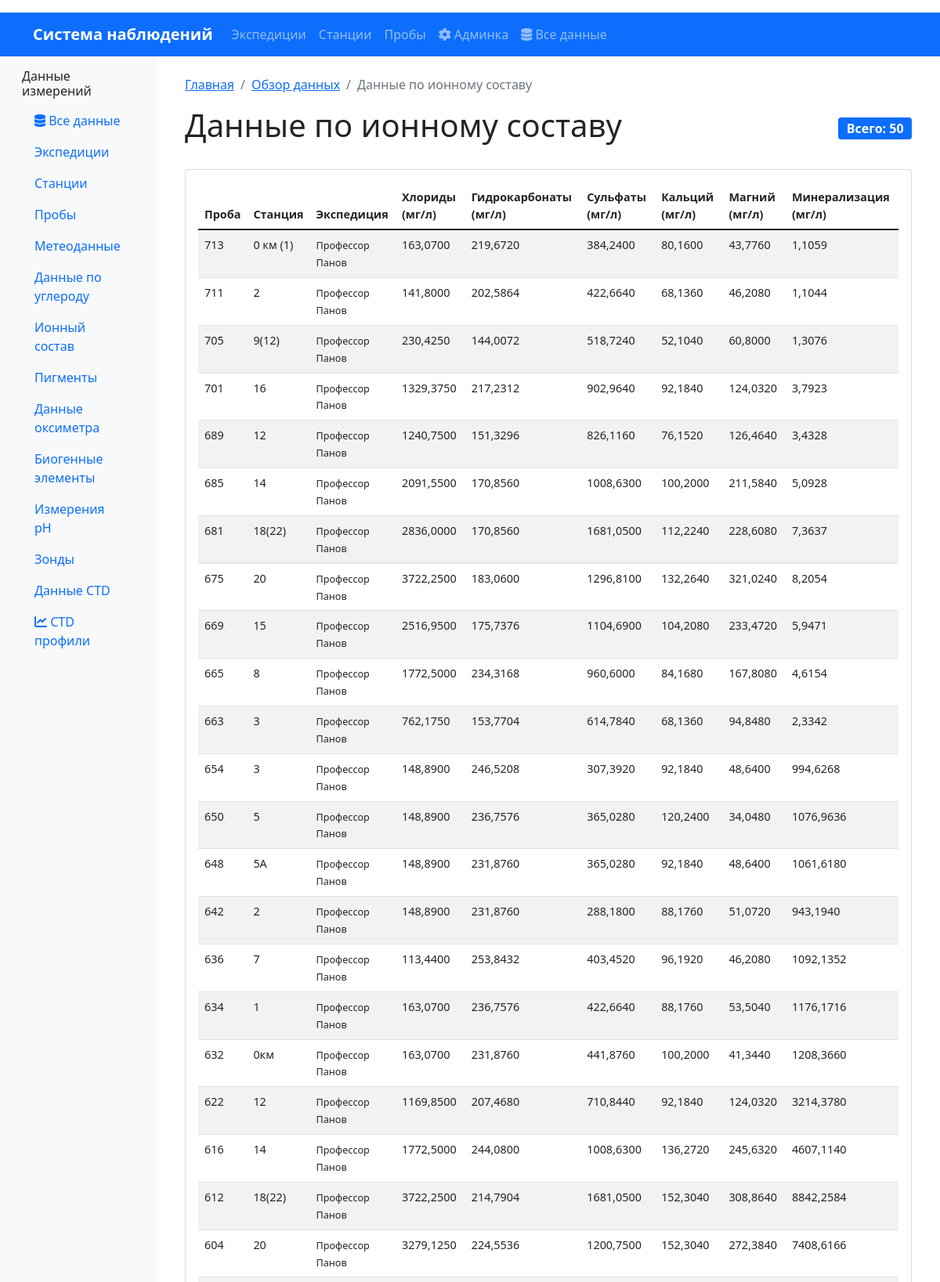
/data/ionic/ (upper part), run on the app's committed database.
### oceanography/models.py (models this page shows, shortened)
class IonicCompositionData(models.Model):
    ionic_data_id = models.AutoField(primary_key=True)
    sample = models.ForeignKey(Sample, on_delete=models.CASCADE, verbose_name="Проба", related_name='ionic_data')
    cl_meq_l = models.DecimalField(max_digits=8, decimal_places=4, null=True, blank=True, verbose_name="Хлориды (мг-экв/л)")
    cl_mg_l = models.DecimalField(max_digits=8, decimal_places=4, null=True, blank=True, verbose_name="Хлориды (мг/л)")
    hco3_meq_l = models.DecimalField(max_digits=8, decimal_places=4, null=True, blank=True, verbose_name="Гидрокарбонаты (мг-экв/л)")
    hco3_mg_l = models.DecimalField(max_digits=8, decimal_places=4, null=True, blank=True, verbose_name="Гидрокарбонаты (мг/л)")
    so4_meq_l = models.DecimalField(max_digits=8, decimal_places=4, null=True, blank=True, verbose_name="Сульфаты (мг-экв/л)")
    so4_mg_l = models.DecimalField(max_digits=8, decimal_places=4, null=True, blank=True, verbose_name="Сульфаты (мг/л)")
    hardness_meq_l = models.DecimalField(max_digits=8, decimal_places=4, null=True, blank=True, verbose_name="Жесткость (мг-экв/л)")
    ca_meq_l = models.DecimalField(max_digits=8, decimal_places=4, null=True, blank=True, verbose_name="Кальций (мг-экв/л)")
    ca_mg_l = models.DecimalField(max_digits=8, decimal_places=4, null=True, blank=True, verbose_name="Кальций (мг/л)")
    mg_meq_l = models.DecimalField(max_digits=8, decimal_places=4, null=True, blank=True, verbose_name="Магний (мг-экв/л)")
    mg_mg_l = models.DecimalField(max_digits=8, decimal_places=4, null=True, blank=True, verbose_name="Магний (мг/л)")
    na_k_meq_l = models.DecimalField(max_digits=8, decimal_places=4, null=True, blank=True, verbose_name="Натрий+Калий (мг-экв/л)")
    na_k_mg_l = models.DecimalField(max_digits=8, decimal_places=4, null=True, blank=True, verbose_name="Натрий+Калий (мг/л)")
    mineralization_mg_l = models.DecimalField(max_digits=8, decimal_places=4, null=True, blank=True, verbose_name="Общая минерализация (мг/л)")
    class Meta:
        db_table = 'ionic_composition_data'
        verbose_name = "Данные по ионному составу"
        verbose_name_plural = "Данные по ионному составу"

class Sample(models.Model):
    sample_id = models.AutoField(primary_key=True)
    station = models.ForeignKey(Station, on_delete=models.CASCADE, verbose_name="Станция", related_name='samples')
    datetime = models.DateTimeField(verbose_name="Дата и время отбора пробы")
    sampling_depth = models.CharField(max_length=50, verbose_name="Горизонт отбора")
    comment = models.TextField(blank=True, verbose_name="Комментарии")
    class Meta:
        db_table = 'samples'
        verbose_name = "Проба"
        verbose_name_plural = "Пробы"
        indexes = [
            models.Index(fields=['station', 'datetime']),
            models.Index(fields=['datetime']),
            models.Index(fields=['sampling_depth']),
        ]
        ordering = ['station__expedition', 'station', 'datetime']

class Station(models.Model):
    station_id = models.AutoField(primary_key=True)
    expedition = models.ForeignKey(Expedition, on_delete=models.CASCADE, verbose_name="Экспедиция", related_name='stations')
    station_name = models.CharField(max_length=200, verbose_name="Название станции")
    datetime = models.DateTimeField(verbose_name="Дата и время станции")  # НОВОЕ ПОЛЕ
    latitude = models.DecimalField(max_digits=9, decimal_places=6, verbose_name="Широта")
    longitude = models.DecimalField(max_digits=9, decimal_places=6, verbose_name="Долгота")
    bottom_depth = models.DecimalField(max_digits=7, decimal_places=2, null=True, blank=True, verbose_name="Глубина дна (м)")
    secchi_depth = models.DecimalField(max_digits=5, decimal_places=2, null=True, blank=True, verbose_name="Прозрачность по диску Секки (м)")
    class Meta:
        db_table = 'stations'
        verbose_name = "Станция"
        verbose_name_plural = "Станции"
        indexes = [
            models.Index(fields=['expedition', 'datetime']),
            models.Index(fields=['latitude', 'longitude']),
            models.Index(fields=['datetime']),
        ]
        unique_together = ['expedition', 'datetime']
        ordering = ['expedition', 'datetime']

class Expedition(models.Model):
    expedition_id = models.AutoField(primary_key=True)
    start_date = models.DateField(verbose_name="Дата начала экспедиции")
    end_date = models.DateField(verbose_name="Дата окончания экспедиции")
    platform = models.CharField(max_length=200, verbose_name="Название судна/платформы")
    area = models.CharField(max_length=300, verbose_name="Район работ")
    class Meta:
        db_table = 'expeditions'
        verbose_name = "Экспедиция"
        verbose_name_plural = "Экспедиции"
        indexes = [
            models.Index(fields=['start_date']),
            models.Index(fields=['platform']),
            models.Index(fields=['area']),
        ]
        ordering = ['-start_date']

### oceanography/views.py (the view)
# urls.py: path('data/ionic/', IonicDataView.as_view(), name='data_ionic'),
class IonicDataView(ListView):
    model = IonicCompositionData
    template_name = 'oceanography/data_ionic.html'
    context_object_name = 'ionic_data'
    paginate_by = 50
    def get_queryset(self):
        return IonicCompositionData.objects.select_related(
            'sample', 'sample__station', 'sample__station__expedition'
        ).order_by('-sample__datetime')
    def get_context_data(self, **kwargs):
        context = super().get_context_data(**kwargs)
        context['breadcrumbs'] = [
            {'url': reverse('oceanography:home'), 'name': 'Главная'},
            {'url': reverse('oceanography:data_overview'), 'name': 'Обзор данных'},
            {'url': '', 'name': 'Данные по ионному составу'}
        ]
        return context

### oceanography/templates/oceanography/data_ionic.html (shortened to what this page needs)
{% extends 'base.html' %}
{% load humanize %}
{% block content %}
    {% include 'include/_breadcrumbs.html' %}
    <div class="d-flex justify-content-between align-items-center mb-4">
        <h1>Данные по ионному составу</h1>
        <span class="badge bg-primary fs-6">Всего: {{ ionic_data.count|intcomma }}</span>
    </div>
    <div class="card">
        <div class="card-body">
            <div class="table-responsive">
                <table class="table table-striped table-hover data-table">
                    <thead>
                        <tr>
                            <th>Проба</th>
                            <th>Станция</th>
                            <th>Экспедиция</th>
                            <th>Хлориды (мг/л)</th>
                            <th>Гидрокарбонаты (мг/л)</th>
                            <th>Сульфаты (мг/л)</th>
                            <th>Кальций (мг/л)</th>
                            <th>Магний (мг/л)</th>
                            <th>Минерализация (мг/л)</th>
                        </tr>
                    </thead>
                    <tbody>
                        {% for ionic in ionic_data %}
                        <tr>
                            <td>{{ ionic.sample.sample_id }}</td>
                            <td>{{ ionic.sample.station.station_name }}</td>
                            <td>
                                <small>{{ ionic.sample.station.expedition.platform }}</small>
                            </td>
                            <td>
                                {% if ionic.cl_mg_l %}
                                    {{ ionic.cl_mg_l|floatformat:4 }}
                                {% else %}
                                    <span class="text-muted">—</span>
                                {% endif %}
                            </td>
                            <td>
                                {% if ionic.hco3_mg_l %}
                                    {{ ionic.hco3_mg_l|floatformat:4 }}
                                {% else %}
                                    <span class="text-muted">—</span>
                                {% endif %}
                            </td>
                            <td>
                                {% if ionic.so4_mg_l %}
                                    {{ ionic.so4_mg_l|floatformat:4 }}
                                {% else %}
                                    <span class="text-muted">—</span>
                                {% endif %}
                            </td>
                            <td>
                                {% if ionic.ca_mg_l %}
                                    {{ ionic.ca_mg_l|floatformat:4 }}
                                {% else %}
                                    <span class="text-muted">—</span>
                                {% endif %}
                            </td>
                            <td>
                                {% if ionic.mg_mg_l %}
                                    {{ ionic.mg_mg_l|floatformat:4 }}
                                {% else %}
                                    <span class="text-muted">—</span>
                                {% endif %}
                            </td>
                            <td>
                                {% if ionic.mineralization_mg_l %}
                                    {{ ionic.mineralization_mg_l|floatformat:4 }}
                                {% else %}
                                    <span class="text-muted">—</span>
                                {% endif %}
                            </td>
                        </tr>
                        {% empty %}
                        <tr>
                            <td colspan="9" class="text-center text-muted py-4">
                                Данные по ионному составу не найдены
                            </td>
                        </tr>
                        {% endfor %}
                    </tbody>
                </table>
            </div>
        </div>
    </div>
{% endblock %}

### oceanography/templates/base.html (style rules this page uses)
.data-table { font-size: 0.9rem; }
.card { transition: transform 0.2s; }

### data on the page
IonicCompositionData: sample.sample_id "713", sample.station.station_name "0 км (1)", sample.station.expedition.platform "Профессор Панов", cl_mg_l "163,0700", hco3_mg_l "219,6720", so4_mg_l "384,2400", ca_mg_l "80,1600", mg_mg_l "43,7760", mineralization_mg_l "1,1059"
IonicCompositionData: sample.sample_id "711", sample.station.station_name "2", sample.station.expedition.platform "Профессор Панов", cl_mg_l "141,8000", hco3_mg_l "202,5864", so4_mg_l "422,6640", ca_mg_l "68,1360", mg_mg_l "46,2080", mineralization_mg_l "1,1044"
IonicCompositionData: sample.sample_id "705", sample.station.station_name "9(12)", sample.station.expedition.platform "Профессор Панов", cl_mg_l "230,4250", hco3_mg_l "144,0072", so4_mg_l "518,7240", ca_mg_l "52,1040", mg_mg_l "60,8000", mineralization_mg_l "1,3076"
IonicCompositionData: sample.sample_id "701", sample.station.station_name "16", sample.station.expedition.platform "Профессор Панов", cl_mg_l "1329,3750", hco3_mg_l "217,2312", so4_mg_l "902,9640", ca_mg_l "92,1840", mg_mg_l "124,0320", mineralization_mg_l "3,7923"
IonicCompositionData: sample.sample_id "689", sample.station.station_name "12", sample.station.expedition.platform "Профессор Панов", cl_mg_l "1240,7500", hco3_mg_l "151,3296", so4_mg_l "826,1160", ca_mg_l "76,1520", mg_mg_l "126,4640", mineralization_mg_l "3,4328"
IonicCompositionData: sample.sample_id "685", sample.station.station_name "14", sample.station.expedition.platform "Профессор Панов", cl_mg_l "2091,5500", hco3_mg_l "170,8560", so4_mg_l "1008,6300", ca_mg_l "100,2000", mg_mg_l "211,5840", mineralization_mg_l "5,0928"
IonicCompositionData: sample.sample_id "681", sample.station.station_name "18(22)", sample.station.expedition.platform "Профессор Панов", cl_mg_l "2836,0000", hco3_mg_l "170,8560", so4_mg_l "1681,0500", ca_mg_l "112,2240", mg_mg_l "228,6080", mineralization_mg_l "7,3637"
IonicCompositionData: sample.sample_id "675", sample.station.station_name "20", sample.station.expedition.platform "Профессор Панов", cl_mg_l "3722,2500", hco3_mg_l "183,0600", so4_mg_l "1296,8100", ca_mg_l "132,2640", mg_mg_l "321,0240", mineralization_mg_l "8,2054"
IonicCompositionData: sample.sample_id "669", sample.station.station_name "15", sample.station.expedition.platform "Профессор Панов", cl_mg_l "2516,9500", hco3_mg_l "175,7376", so4_mg_l "1104,6900", ca_mg_l "104,2080", mg_mg_l "233,4720", mineralization_mg_l "5,9471"
IonicCompositionData: sample.sample_id "665", sample.station.station_name "8", sample.station.expedition.platform "Профессор Панов", cl_mg_l "1772,5000", hco3_mg_l "234,3168", so4_mg_l "960,6000", ca_mg_l "84,1680", mg_mg_l "167,8080", mineralization_mg_l "4,6154"
IonicCompositionData: sample.sample_id "663", sample.station.station_name "3", sample.station.expedition.platform "Профессор Панов", cl_mg_l "762,1750", hco3_mg_l "153,7704", so4_mg_l "614,7840", ca_mg_l "68,1360", mg_mg_l "94,8480", mineralization_mg_l "2,3342"
IonicCompositionData: sample.sample_id "654", sample.station.station_name "3", sample.station.expedition.platform "Профессор Панов", cl_mg_l "148,8900", hco3_mg_l "246,5208", so4_mg_l "307,3920", ca_mg_l "92,1840", mg_mg_l "48,6400", mineralization_mg_l "994,6268"
IonicCompositionData: sample.sample_id "650", sample.station.station_name "5", sample.station.expedition.platform "Профессор Панов", cl_mg_l "148,8900", hco3_mg_l "236,7576", so4_mg_l "365,0280", ca_mg_l "120,2400", mg_mg_l "34,0480", mineralization_mg_l "1076,9636"
IonicCompositionData: sample.sample_id "648", sample.station.station_name "5А", sample.station.expedition.platform "Профессор Панов", cl_mg_l "148,8900", hco3_mg_l "231,8760", so4_mg_l "365,0280", ca_mg_l "92,1840", mg_mg_l "48,6400", mineralization_mg_l "1061,6180"
IonicCompositionData: sample.sample_id "642", sample.station.station_name "2", sample.station.expedition.platform "Профессор Панов", cl_mg_l "148,8900", hco3_mg_l "231,8760", so4_mg_l "288,1800", ca_mg_l "88,1760", mg_mg_l "51,0720", mineralization_mg_l "943,1940"
IonicCompositionData: sample.sample_id "636", sample.station.station_name "7", sample.station.expedition.platform "Профессор Панов", cl_mg_l "113,4400", hco3_mg_l "253,8432", so4_mg_l "403,4520", ca_mg_l "96,1920", mg_mg_l "46,2080", mineralization_mg_l "1092,1352"
IonicCompositionData: sample.sample_id "634", sample.station.station_name "1", sample.station.expedition.platform "Профессор Панов", cl_mg_l "163,0700", hco3_mg_l "236,7576", so4_mg_l "422,6640", ca_mg_l "88,1760", mg_mg_l "53,5040", mineralization_mg_l "1176,1716"
IonicCompositionData: sample.sample_id "632", sample.station.station_name "0км", sample.station.expedition.platform "Профессор Панов", cl_mg_l "163,0700", hco3_mg_l "231,8760", so4_mg_l "441,8760", ca_mg_l "100,2000", mg_mg_l "41,3440", mineralization_mg_l "1208,3660"
IonicCompositionData: sample.sample_id "622", sample.station.station_name "12", sample.station.expedition.platform "Профессор Панов", cl_mg_l "1169,8500", hco3_mg_l "207,4680", so4_mg_l "710,8440", ca_mg_l "92,1840", mg_mg_l "124,0320", mineralization_mg_l "3214,3780"
IonicCompositionData: sample.sample_id "616", sample.station.station_name "14", sample.station.expedition.platform "Профессор Панов", cl_mg_l "1772,5000", hco3_mg_l "244,0800", so4_mg_l "1008,6300", ca_mg_l "136,2720", mg_mg_l "245,6320", mineralization_mg_l "4607,1140"
IonicCompositionData: sample.sample_id "612", sample.station.station_name "18(22)", sample.station.expedition.platform "Профессор Панов", cl_mg_l "3722,2500", hco3_mg_l "214,7904", so4_mg_l "1681,0500", ca_mg_l "152,3040", mg_mg_l "308,8640", mineralization_mg_l "8842,2584"
IonicCompositionData: sample.sample_id "604", sample.station.station_name "20", sample.station.expedition.platform "Профессор Панов", cl_mg_l "3279,1250", hco3_mg_l "224,5536", so4_mg_l "1200,7500", ca_mg_l "152,3040", mg_mg_l "272,3840", mineralization_mg_l "7408,6166"

### other printed values
{{ crumb.name }} "Главная" "Обзор данных"
{{ crumb.name }} "Данные по ионному составу"
{{ ionic_data.count|intcomma }} "50"
